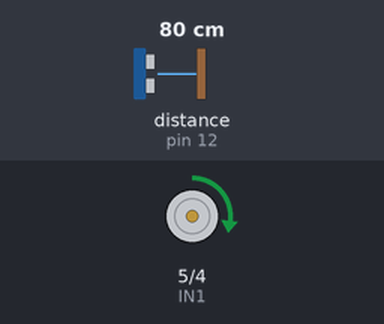
Simulated run of this sketch. Board: Arduino Uno, built with avr-gcc and run on an emulated ATmega328P. Parts: motor-driver pin pairs drawn as motors (green arrow = first pin HIGH = forward, orange = second pin HIGH = backward, longer = more drive, scaled by the enable pin). Wiring (inferred from the names in the program): ultrasonic range finder: trigger pin 11; echo pin 12. The inputs (shaded band) are chosen by the test bench; at power-on: distance to the obstacle (sensor on pin 12) 80 cm. The echo pulse lasts 58.3 µs per cm.

Above: at 0.1 s.
Timing chart, 0 to 1.6 s (numbered marks = the images above):
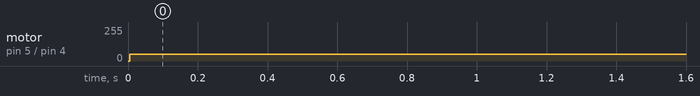

Measured:
- by itself, motor on pin 5 (IN1) / pin 4 (IN2): stopped → forward 50/255 at 0.01 s

The sketch:

engine-v2.ino
```cpp
int IN1 = 5;
int IN2 = 4;
int ENA = 3;
int trigPin = 11;
int echoPin = 12;

void setup() {
  Serial.begin(9600);
  pinMode(ENA, OUTPUT);
  pinMode(IN1, OUTPUT);
  pinMode(IN2, OUTPUT);
  pinMode(trigPin, OUTPUT);
  pinMode(echoPin, INPUT);
}

void loop() {
  digitalWrite(trigPin, LOW);
  delayMicroseconds(1);
  digitalWrite(trigPin, HIGH);
  delayMicroseconds(5);
  digitalWrite(trigPin, LOW);
  pinMode(echoPin, INPUT);
  int duration = pulseIn(echoPin, HIGH);
  int cm = (duration/2) / 29.1;
  if(cm <= 20) {
    digitalWrite(IN1, HIGH);
    digitalWrite(IN2, LOW);
    analogWrite(ENA, 20);
    }
    if(cm >= 20) {
      digitalWrite(IN1, HIGH);
      digitalWrite(IN2, LOW);
      analogWrite(ENA, 50);
      }
      else {
        digitalWrite(IN1, HIGH);
        digitalWrite(IN2, LOW);
        analogWrite(ENA, 50);
        }
}
```
